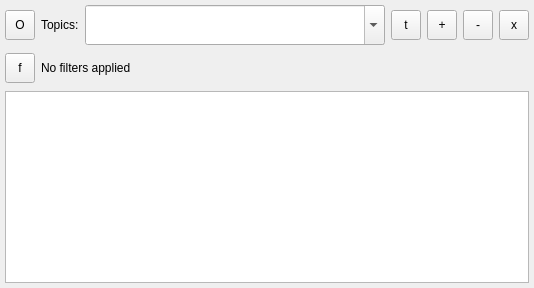
         <widget class="QWidget" name="tab_consumer">
          <attribute name="title">
           <string>Consumer</string>
          </attribute>
          <layout class="QVBoxLayout" name="verticalLayout_11">
           <property name="leftMargin">
            <number>5</number>
           </property>
           <property name="topMargin">
            <number>5</number>
           </property>
           <property name="rightMargin">
            <number>5</number>
           </property>
           <property name="bottomMargin">
            <number>5</number>
           </property>
           <item>
            <layout class="QGridLayout" name="gridLayout_9">
             <item row="0" column="1">
              <widget class="QLabel" name="lbl_cons_topics">
               <property name="text">
                <string>Topics:</string>
               </property>
              </widget>
             </item>
             <item row="0" column="6">
              <widget class="QToolButton" name="tbtn_cons_clear_topics">
               <property name="minimumSize">
                <size>
                 <width>30</width>
                 <height>30</height>
                </size>
               </property>
               <property name="maximumSize">
                <size>
                 <width>30</width>
                 <height>30</height>
                </size>
               </property>
               <property name="toolTip">
                <string>Clear all topics from the list</string>
               </property>
               <property name="text">
                <string>x</string>
               </property>
               <property name="iconSize">
                <size>
                 <width>24</width>
                 <height>24</height>
                </size>
               </property>
              </widget>
             </item>
             <item row="0" column="0">
              <widget class="QToolButton" name="tbtn_cons_connect">
               <property name="minimumSize">
                <size>
                 <width>30</width>
                 <height>30</height>
                </size>
               </property>
               <property name="maximumSize">
                <size>
                 <width>30</width>
                 <height>30</height>
                </size>
               </property>
               <property name="toolTip">
                <string>Start consuming from the selected Kafka topics</string>
               </property>
               <property name="text">
                <string>O</string>
               </property>
               <property name="iconSize">
                <size>
                 <width>24</width>
                 <height>24</height>
                </size>
               </property>
              </widget>
             </item>
             <item row="0" column="4">
              <widget class="QToolButton" name="tbtn_cons_add_topics">
               <property name="minimumSize">
                <size>
                 <width>30</width>
                 <height>30</height>
                </size>
               </property>
               <property name="maximumSize">
                <size>
                 <width>30</width>
                 <height>30</height>
                </size>
               </property>
               <property name="toolTip">
                <string>Add topic to the list</string>
               </property>
               <property name="text">
                <string>+</string>
               </property>
               <property name="iconSize">
                <size>
                 <width>24</width>
                 <height>24</height>
                </size>
               </property>
              </widget>
             </item>
             <item row="0" column="2">
              <widget class="HComboBox" name="cmb_cons_topics">
               <property name="sizePolicy">
                <sizepolicy hsizetype="Expanding" vsizetype="Fixed">
                 <horstretch>0</horstretch>
                 <verstretch>0</verstretch>
                </sizepolicy>
               </property>
               <property name="minimumSize">
                <size>
                 <width>300</width>
                 <height>40</height>
                </size>
               </property>
               <property name="toolTip">
                <string>Select or type a new kafka topic</string>
               </property>
               <property name="layoutDirection">
                <enum>Qt::LeftToRight</enum>
               </property>
               <property name="editable">
                <bool>true</bool>
               </property>
               <property name="insertPolicy">
                <enum>QComboBox::InsertAtTop</enum>
               </property>
               <property name="minimumContentsLength">
                <number>0</number>
               </property>
               <property name="iconSize">
                <size>
                 <width>24</width>
                 <height>24</height>
                </size>
               </property>
              </widget>
             </item>
             <item row="0" column="5">
              <widget class="QToolButton" name="tbtn_cons_del_topics">
               <property name="minimumSize">
                <size>
                 <width>30</width>
                 <height>30</height>
                </size>
               </property>
               <property name="maximumSize">
                <size>
                 <width>30</width>
                 <height>30</height>
                </size>
               </property>
               <property name="toolTip">
                <string>Remove topic from the list</string>
               </property>
               <property name="text">
                <string>-</string>
               </property>
               <property name="iconSize">
                <size>
                 <width>24</width>
                 <height>24</height>
                </size>
               </property>
              </widget>
             </item>
             <item row="0" column="3">
              <widget class="QToolButton" name="tbtn_cons_find_topics">
               <property name="minimumSize">
                <size>
                 <width>30</width>
                 <height>30</height>
                </size>
               </property>
               <property name="maximumSize">
                <size>
                 <width>30</width>
                 <height>30</height>
                </size>
               </property>
               <property name="toolTip">
                <string>Add topic to the list</string>
               </property>
               <property name="text">
                <string>t</string>
               </property>
               <property name="iconSize">
                <size>
                 <width>24</width>
                 <height>24</height>
                </size>
               </property>
              </widget>
             </item>
            </layout>
           </item>
           <item>
            <widget class="QFrame" name="frame">
             <property name="frameShape">
              <enum>QFrame::NoFrame</enum>
             </property>
             <property name="frameShadow">
              <enum>QFrame::Plain</enum>
             </property>
             <layout class="QHBoxLayout" name="horizontalLayout">
              <property name="leftMargin">
               <number>0</number>
              </property>
              <property name="topMargin">
               <number>2</number>
              </property>
              <property name="rightMargin">
               <number>2</number>
              </property>
              <property name="bottomMargin">
               <number>2</number>
              </property>
              <item>
               <widget class="QToolButton" name="tbtn_cons_filters">
                <property name="minimumSize">
                 <size>
                  <width>30</width>
                  <height>30</height>
                 </size>
                </property>
                <property name="maximumSize">
                 <size>
                  <width>30</width>
                  <height>30</height>
                 </size>
                </property>
                <property name="toolTip">
                 <string>Add a message filter</string>
                </property>
                <property name="text">
                 <string>f</string>
                </property>
                <property name="iconSize">
                 <size>
                  <width>24</width>
                  <height>24</height>
                 </size>
                </property>
               </widget>
              </item>
              <item>
               <widget class="QLabel" name="lbl_cons_filters">
                <property name="text">
                 <string>No filters applied</string>
                </property>
               </widget>
              </item>
             </layout>
            </widget>
           </item>
           <item>
            <widget class="HTableView" name="tbl_consumer">
             <property name="contextMenuPolicy">
              <enum>Qt::CustomContextMenu</enum>
             </property>
             <property name="toolTip">
              <string>Current consumed Kafka messages</string>
             </property>
             <property name="sortingEnabled">
              <bool>true</bool>
             </property>
             <attribute name="horizontalHeaderCascadingSectionResizes">
              <bool>true</bool>
             </attribute>
            </widget>
           </item>
          </layout>
         </widget>
